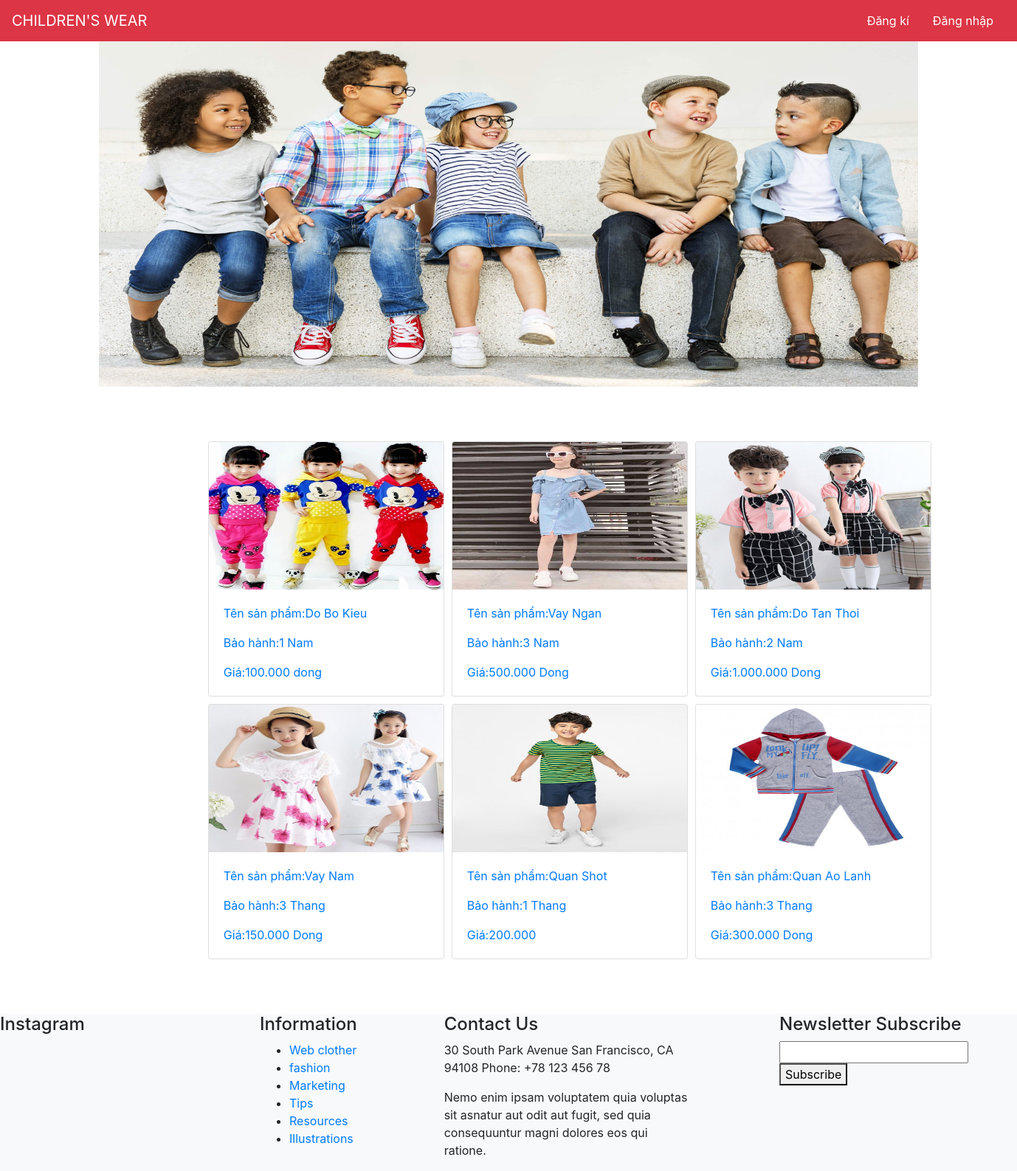
The page / on the database its author committed.
### tables this page shows
CREATE TABLE `sanpham` (
  `id` int(11) NOT NULL,
  `tensanpham` varchar(50) NOT NULL,
  `id_loaisp` int(11) NOT NULL,
  `img` varchar(250) NOT NULL,
  `mota` varchar(250) NOT NULL,
  `baohanh` varchar(250) NOT NULL,
  `gia` varchar(250) NOT NULL
);

### index.php (called while the page is built)
<?php
	include './controller/controllerchung.php';
 ?>

### model/sanphammodel.php (called while the page is built, shortened)
<?php
	include_once 'databasemodel.php';
	class sanphammodel extends databasemodel
	{
		private $dbConnect;
		function __construct()
		{
			$this->dbConnect = new databasemodel();
			if ($this->dbConnect->checkDBConnection()) {
				return true;
			} else {
				return false;
			}
		}
		public function danhsach_sanpham()
		{
			$sql = "SELECT * From sanpham";
			$ketqua = $this->dbConnect->selectQuery2($sql);
			return $ketqua;
		}
	}
 ?>

### model/databasemodel.php (called while the page is built, shortened)
<?php
	class databasemodel
	{
		private $host_name = "localhost";
		private $user_name = "root";
		private $password = "";
		private $db_name = "shopgioithieu";
		private $ketnoi = false;
		public function checkDBConnection()
		{
			$this->ketnoi = mysqli_connect($this->host_name,$this->user_name,$this->password,$this->db_name);
			if ($this->ketnoi) {
				return true;
			} else {
				return false;
			}
		}
	    public function selectQuery2($sql_select)
	    {
	        $ketqua_select = array();
	        mysqli_query($this->ketnoi,"SET character_set_results=utf8");
	        $ketqua_ketnoi = mysqli_query($this->ketnoi,$sql_select);
	       if ($ketqua_ketnoi) {
	            while ($data_row = mysqli_fetch_assoc($ketqua_ketnoi)) {
	                $ketqua_select[] = $data_row;
	            }
	            return $ketqua_select;
	       }else {
	            echo 'Select bi loi .... DB model';
	            return false;
	        }
	    }
	}
?>

### controller/sanphamcontroller.php (called while the page is built, shortened)
<?php
include_once './model/sanphammodel.php';
	class sanphamcontroller
	{
		private $sanpham_model;
		function __construct()
		{
			$this->sanpham_model = new sanphammodel();
		}
		public function danhsach_sanpham()
		{
			$sanpham_data = $this->sanpham_model->danhsach_sanpham();
			return $sanpham_data;
		}
	}
 ?>

### view/sanpham/home.php (the view, shortened to what this page needs)
<!DOCTYPE html>
<html>
<head>
  <link rel="stylesheet" href="https://maxcdn.bootstrapcdn.com/bootstrap/4.0.0/css/bootstrap.min.css">
</head>
<header >
      <nav class="navbar navbar-light bg-danger fixed-top">
        <a class="navbar-brand text-white" href="#">CHILDREN'S WEAR</a>
        <ul class="nav  nav-pills justify-content-end ">
          <li class="nav-item">
            <a class="nav-link text-white " href="?createuser">Đăng kí</a>
          </li>
          <li class="nav-item">
            <a class="nav-link text-white" href="?dangnhap">Đăng nhập</a>
          </li>
        </ul>
      </nav>
    </header>
  <body>
    <div class="container">
       <div id="carouselExampleControls" class="carousel slide" data-ride="carousel">
  <div class="carousel-inner">
    <div class="carousel-item active">
      <img class="d-block w-100" src="img/test1.jpg" alt="First slide" height="500px">
    </div>
  </div>
  <a class="carousel-control-prev" href="#carouselExampleControls" role="button" data-slide="prev">
    <span class="carousel-control-prev-icon" aria-hidden="true"></span>
  </a>
  <a class="carousel-control-next" href="#carouselExampleControls" role="button" data-slide="next">
    <span class="carousel-control-next-icon" aria-hidden="true"></span>
  </a>
</div>
    </div>
<div class="container" style="float: left;margin-left: 19%;margin-top: 5%">
      <?php
        foreach ($data as $value) {
      ?>
      <a href="?chitietsanpham=<?php echo $value['id']; ?>">
      <div class="card" style="width: 20rem;float: left;margin: 5px 5px 5px">
        <img class="card-img-top" src="img/<?php echo $value['img']; ?>" alt="Card image cap" height="200px">
        <div class="card-body">
          <p class="card-text">Tên sản phẩm:<?php echo $value['tensanpham']; ?></p>
          <p class="card-text">Bảo hành:<?php echo $value['baohanh']; ?></p>
          <p class="card-text">Giá:<?php echo $value['gia']; ?></p>
        </div>
      </div>
        </a>
      <?php
        }
      ?>
</div>
<div id="footer" class="color-div bg-light" style="margin-top: 5%;float: left;">
      <div class="row">
        <div class="col-sm-3">
          <div class="widget">
            <h4 class="widget-title">Instagram</h4>
          </div>
        </div>
        <div class="col-sm-2">
          <div class="widget">
            <h4 class="widget-title">Information</h4>
            <div>
              <ul>
                <li><a href="blog_fullwidth_2col.html"><i class="fa fa-chevron-right"></i> Web clother</a></li>
                <li><a href="blog_fullwidth_2col.html"><i class="fa fa-chevron-right"></i> fashion</a></li>
                <li><a href="blog_fullwidth_2col.html"><i class="fa fa-chevron-right"></i> Marketing</a></li>
                <li><a href="blog_fullwidth_2col.html"><i class="fa fa-chevron-right"></i> Tips</a></li>
                <li><a href="blog_fullwidth_2col.html"><i class="fa fa-chevron-right"></i> Resources</a></li>
                <li><a href="blog_fullwidth_2col.html"><i class="fa fa-chevron-right"></i> Illustrations</a></li>
              </ul>
            </div>
          </div>
        </div>
        <div class="col-sm-4">
         <div class="col-sm-10">
          <div class="widget">
            <h4 class="widget-title">Contact Us</h4>
            <div>
              <div class="contact-info">
                <p>30 South Park Avenue San Francisco, CA 94108 Phone: +78 123 456 78</p>
                <p>Nemo enim ipsam voluptatem quia voluptas sit asnatur aut odit aut fugit, sed quia consequuntur magni dolores eos qui ratione.</p>
              </div>
            </div>
          </div>
          </div>
        </div>
        <div class="col-sm-3">
          <div class="widget">
            <h4 class="widget-title">Newsletter Subscribe</h4>
            <form action="#" method="post">
              <input type="email" name="your_email">
              <button class="pull-right" type="submit">Subscribe <i class="fa fa-chevron-right"></i></button>
            </form>
          </div>
        </div>
      </div>
</body>
</html>

### controller/controllerchung.php (shortened to what this page needs)
<?php
include_once'./controller/sanphamcontroller.php';
if (!isset($_POST['?danhsach_sanpham'])&&!isset($_GET['?danhsach_sanpham'])&&!isset($_GET['danhsach_loaisanpham'])&&!isset($_GET['create_sanpham'])&&!isset($_GET['dangnhap'])&&!isset($_GET['createuser'])&&!isset($_GET['create_loaisanpham'])&&!isset($_GET['chitiet_sanpham'])&&!isset($_POST['username'])&&!isset($_GET['chitiet_loaisanpham'])&&!isset($_GET['danhsach_sanpham'])&&!isset($_GET['chitietsanpham'])) {
	$sanpham_controller = new sanphamcontroller();
	$data = $sanpham_controller->danhsach_sanpham();
	include './view/sanpham/home.php';
}
?>

### rows shown on the page
sanpham: img (picture), tensanpham "Do Bo Kieu", baohanh "1 Nam", gia "100.000 dong"
sanpham: img (picture), tensanpham "Vay Ngan", baohanh "3 Nam", gia "500.000 Dong"
sanpham: img (picture), tensanpham "Do Tan Thoi", baohanh "2 Nam", gia "1.000.000 Dong"
sanpham: img (picture), tensanpham "Vay Nam", baohanh "3 Thang", gia "150.000 Dong"
sanpham: img (picture), tensanpham "Quan Shot", baohanh "1 Thang", gia "200.000"
sanpham: img (picture), tensanpham "Quan Ao Lanh", baohanh "3 Thang", gia "300.000 Dong"
